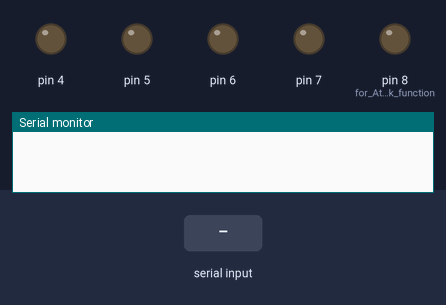
The sketch below on a simulated Arduino Uno, built with avr-gcc and run on an emulated ATmega328P. Shown: output pins drawn as LEDs (lit = HIGH), the last lines printed to the serial monitor. Inputs (shaded band) come from the test bench.

Above: at 1.2 s.
1.3 s: "F" received over Serial
At 1.6 s:
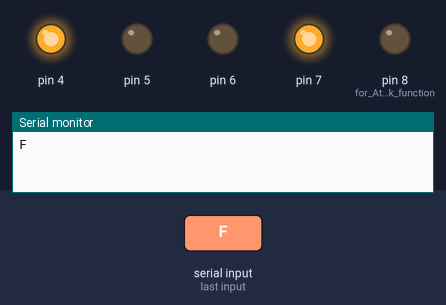
2.8 s: "B" received over Serial
At 4.0 s:
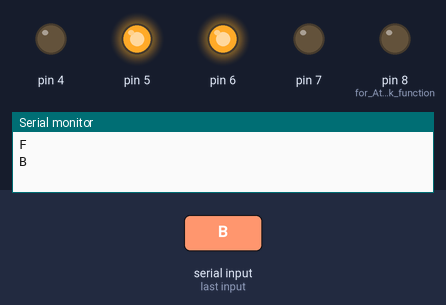
4.3 s: "R" received over Serial
At 5.1 s:
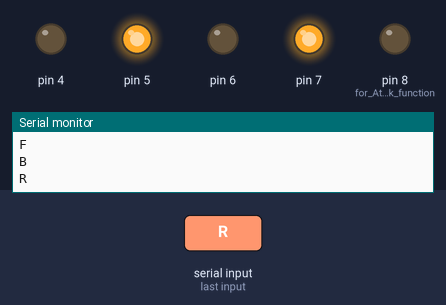
5.8 s: "L" received over Serial
At 6.2 s:
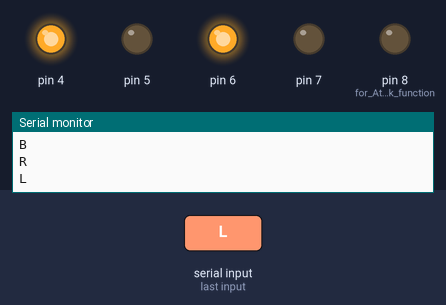
7.3 s: "A" received over Serial
At 8.5 s:
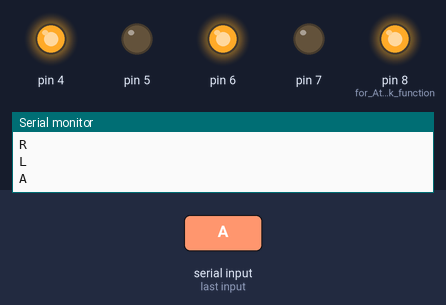
8.8 s: "F" received over Serial
At 9.7 s:
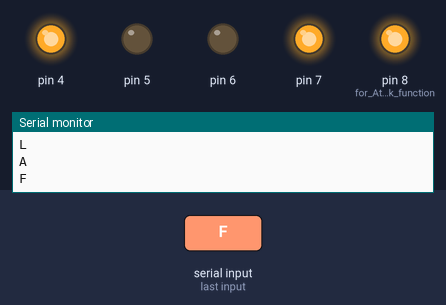
Timing chart, 0 to 11.3 s (numbered marks = the images above; inputs shaded):
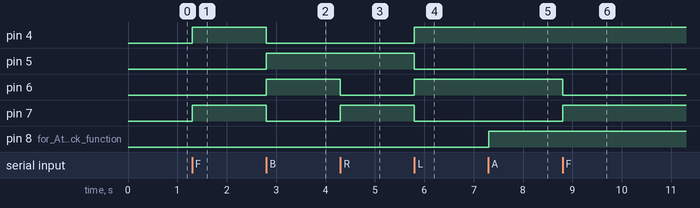

The sketch:

socor.ino
```cpp
char value;

void setup() {
  pinMode(4, OUTPUT);
  pinMode(5, OUTPUT);
  pinMode(6, OUTPUT);
  pinMode(7, OUTPUT);
  pinMode(8, OUTPUT); //  for Attack function
  Serial.begin(9600);
}

void forward() {
  digitalWrite(4, HIGH);
  digitalWrite(5, LOW);
  digitalWrite(6, LOW);
  digitalWrite(7, HIGH);
}

void backward() {
  digitalWrite(4, LOW);
  digitalWrite(5, HIGH);
  digitalWrite(6, HIGH);
  digitalWrite(7, LOW);
}

void right() {
  digitalWrite(4, LOW);
  digitalWrite(5, HIGH);
  digitalWrite(6, LOW);
  digitalWrite(7, HIGH);
}

void left() {
  digitalWrite(4, HIGH);
  digitalWrite(5, LOW);
  digitalWrite(6, HIGH);
  digitalWrite(7, LOW);
}

void Attack() {
  digitalWrite(8, HIGH);

}

void stops() {
  digitalWrite(4, LOW);
  digitalWrite(5, LOW);
  digitalWrite(6, LOW);
  digitalWrite(7, LOW);
  digitalWrite(8, LOW);

}

void loop() {
  if (Serial.available() > 0) {
    value = Serial.read();
    Serial.println(value);

    if (value == 'F') {
      forward();
    }
    if (value == 'B') {
      backward();
    }
    if (value == 'R') {
      right();
    }
    if (value == 'L') {
      left();
    }
    if (value == 'A') {
      Attack();
    }
    if (value == 'S') {
      stops();
    }
  }
}
```

Measured:
- after the input at 1.3 s, pin 4, pin 7: LOW → HIGH at once
- after the input at 2.8 s, pin 4, pin 7: HIGH → LOW at once; pin 5, pin 6: LOW → HIGH at once
- after the input at 4.3 s, pin 6: HIGH → LOW at once; pin 7: LOW → HIGH at once
- after the input at 5.8 s, pin 4, pin 6: LOW → HIGH at once; pin 5, pin 7: HIGH → LOW at once
- after the input at 7.3 s, pin 8 (for_Attack_function): LOW → HIGH at once
- after the input at 8.8 s, pin 6: HIGH → LOW at once; pin 7: LOW → HIGH at once
